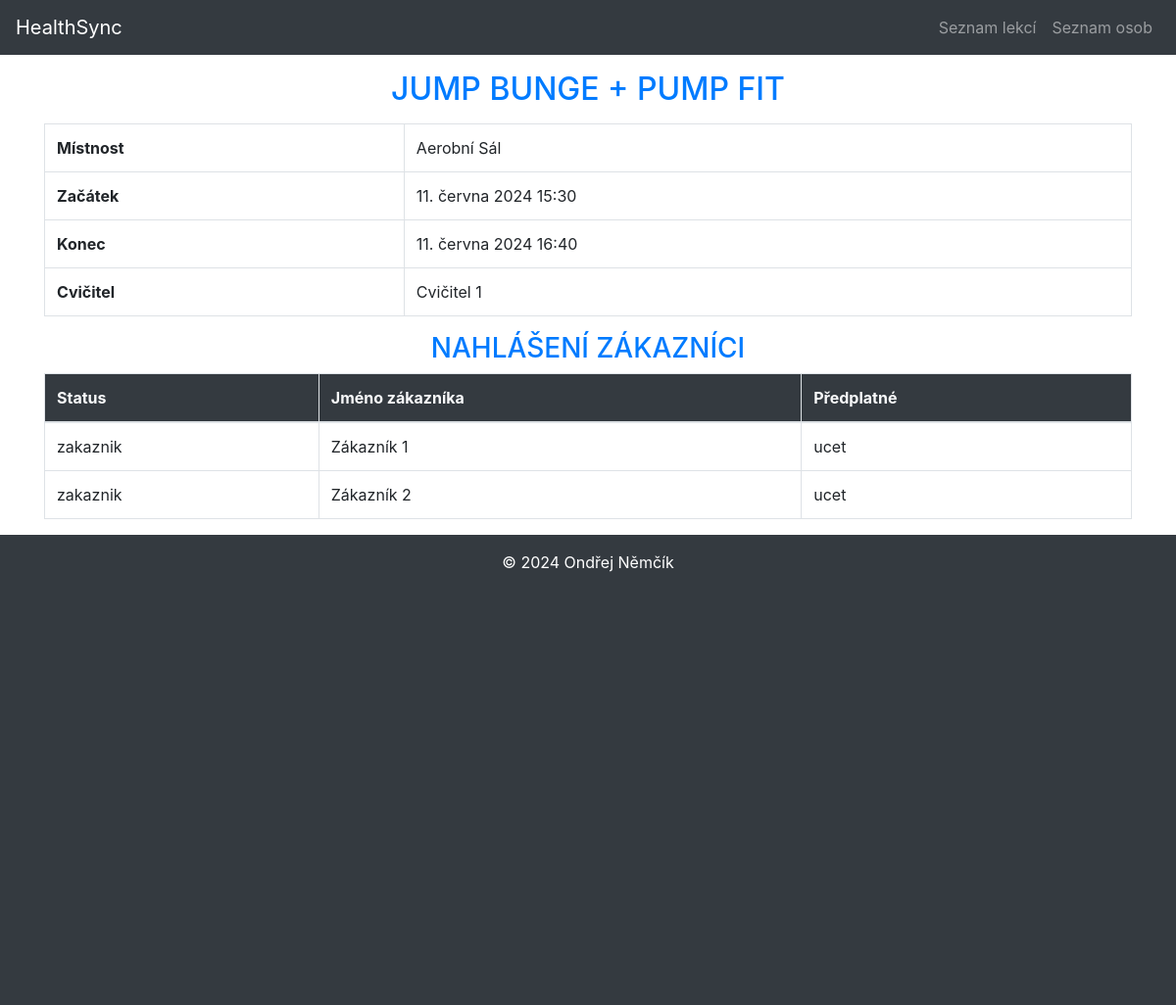
Screenshot of /rezervace/lekce/11 with the database file from the repository.
### HealthSync/models.py (models this page shows, shortened)
class Lekce(models.Model):
    nazev = models.CharField(max_length=100, verbose_name='Název lekce', help_text='Zadejte název lekce')
    mistnost = models.ForeignKey(Mistnost, on_delete=models.CASCADE, verbose_name='Místnosti',
                                 error_messages={'blank': 'Místnost musí být zvolena'})
    cvicitel = models.ForeignKey(Osoba, on_delete=models.CASCADE, verbose_name='Cvičitel',
                                 error_messages={'blank': 'Cvičitel musí být zvolen'})
    start = models.DateTimeField()
    konec = models.DateTimeField()
    class Meta:
        ordering = ['nazev']
        verbose_name = 'Lekce'
        verbose_name_plural = 'Lekce'

class Mistnost(models.Model):
    jmeno = models.CharField(max_length=50, verbose_name='Název místnosti',
                             error_messages={'blank': 'Jméno místnosti musí být vyplněno'})
    kapacita = models.IntegerField(default=0, verbose_name='Kapacita', help_text='Kapacita musí být vyplněna')
    class Meta:
        ordering = ['jmeno']
        verbose_name = 'Místnost'
        verbose_name_plural = 'Místnosti'
    def __str__(self):
        return self.jmeno

class Osoba(models.Model):
    STATUS = [
        ('zakaznik', 'Zákazník'),
        ('zamestnanec', 'Zaměstnanec'),
        ('brigadnik', 'Brigádník'),
        ('cvicitel', 'Cvičitel'),
    ]
    PREDPLATNE = [
        ('ucet', 'Účet'),
        ('permanentka', 'Permanentka'),
        ('clen', 'Člen'),
    ]
    status = models.CharField(max_length=15, choices=STATUS, default='zakaznik', verbose_name='Typ účtu')
    predplatne = models.CharField(max_length=15, choices=PREDPLATNE, default='ucet', verbose_name='Typ předplatného')
    fotka = models.ImageField(upload_to=get_image_path, verbose_name='Fotografie',blank=True)
    jmeno = models.CharField(max_length=100, verbose_name='Jméno', help_text='')
    prijmeni = models.CharField(max_length=100, verbose_name='Přijmení', help_text='Zadejte přijmení uživatele')
    telefon = models.CharField(max_length=16, verbose_name='Telefon', validators=[TELEFON_REGEX],
                               help_text='Zadejte telefon v podobě: +420 777 777 777',)
    email = models.EmailField(unique=True, verbose_name='Email',
                              error_messages={'unique': 'E-mailová adresa musí být jedinečná',
                                              'invalid': 'Neplatná e-mailová adresa',
                                              'blank': 'Pole nesmí být prázdné'}
                              )
    adresa = models.CharField(max_length=100, blank=True, verbose_name='Adresa')
    psc = models.PositiveIntegerField(verbose_name='PSČ', help_text='Zadejte poštovní směrovací číslo (bez mezery)',
                                      validators=[PSC_REGEX])
    info = models.TextField(blank=True, null=True)
    class Meta:
        ordering = ['prijmeni', 'jmeno']
        verbose_name = 'Osoba'
        verbose_name_plural = 'Osoba'
    def __str__(self):
        return f"{self.jmeno} {self.prijmeni}"

class Rezervace(models.Model):
    zakaznik = models.ForeignKey(Osoba, on_delete=models.CASCADE, verbose_name='Jméno zákazníka')
    lekce = models.ForeignKey(Lekce, on_delete=models.CASCADE, verbose_name='Název lekce')
    class Meta:
        ordering = ['zakaznik']
        verbose_name = 'Rezervace'
        verbose_name_plural = 'Rezervace'

### HealthSync/views.py (the view)
# urls.py: path('lekce/<int:pk>', views.LekceDetailView.as_view(), name='detail_lekce'),
class LekceDetailView(DetailView):
    model = Lekce
    template_name ='lekce/lekce_detail.html'
    def get_context_data(self, **kwargs):
        context = super().get_context_data(**kwargs)
        context['rezervace_list'] = Rezervace.objects.filter(lekce=self.get_object())
        return context

### HealthSync/templates/Lekce/lekce_detail.html
{% extends 'base.html' %}
{% block content %}
    <h2 class="text-primary text-center text-uppercase m-3">{{ lekce.nazev }}</h2>
    <div>
        <table class="table table-bordered table-responsive-lg">
            <tr>
                <th>Místnost</th>
                <td>{{ lekce.mistnost }}</td>
            </tr>
            <tr>
                <th>Začátek</th>
                <td>{{ lekce.start }}</td>
            </tr>
            <tr>
                <th>Konec</th>
                <td>{{ lekce.konec }}</td>
            </tr>
            <tr>
                <th>Cvičitel</th>
                <td>{{ lekce.cvicitel }}</td>
            </tr>
        </table>
    </div>
    <h3 class="text-primary text-center text-uppercase lg-2">Nahlášení zákazníci</h3>
    <div>
        <table class="table table-bordered table-responsive-lg">
            <thead class="bg-dark text-light">
                <tr>
                    <th>Status</th>
                    <th>Jméno zákazníka</th>
                    <th>Předplatné</th>
                </tr>
            </thead>
            <tbody>
                {% for rezervace in rezervace_list %}
                <tr>
                    <td>{{ rezervace.zakaznik.status }}</td>
                    <td>{{ rezervace.zakaznik }}</td>
                    <td>{{ rezervace.zakaznik.predplatne }}</td>
                </tr>
                {% empty %}
                <tr>
                    <td colspan="2" class="text-center">Žádné rezervace</td>
                </tr>
                {% endfor %}
            </tbody>
        </table>
    </div>
{% endblock %}

### rows the page displays
Lekce: nazev "JUMP BUNGE + PUMP FIT", mistnost "Aerobní Sál", start "11. června 2024 15:30", konec "11. června 2024 16:40", cvicitel "Cvičitel 1"
Rezervace: zakaznik.status "zakaznik", zakaznik "Zákazník 1", zakaznik.predplatne "ucet"
Rezervace: zakaznik.status "zakaznik", zakaznik "Zákazník 2", zakaznik.predplatne "ucet"
